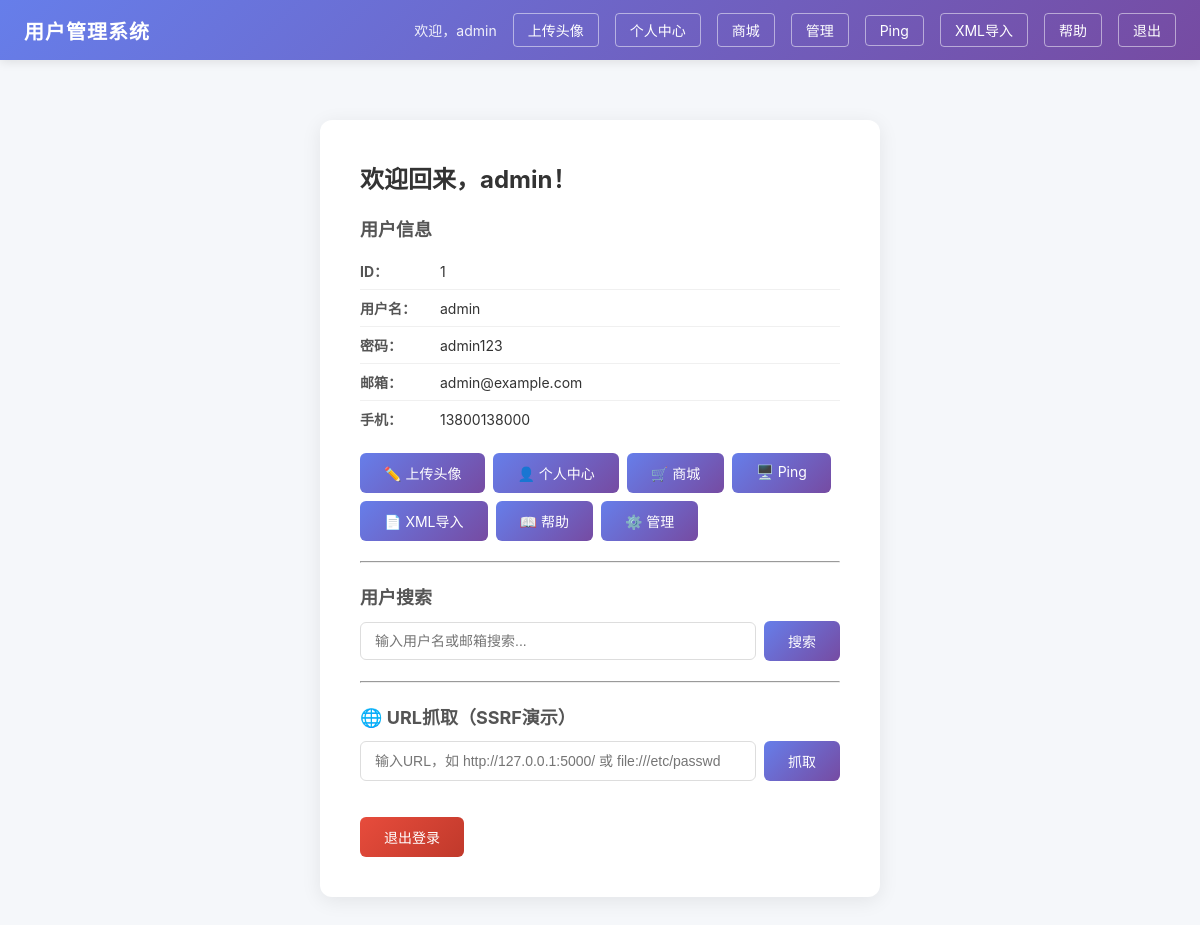
The page / (signed in) on the database its author committed.
### tables this page shows
CREATE TABLE users (
            id INTEGER PRIMARY KEY AUTOINCREMENT,
            username TEXT UNIQUE NOT NULL,
            password TEXT NOT NULL,
            email TEXT,
            phone TEXT,
            balance REAL DEFAULT 0
        );

### app.py (the view, shortened to what this page needs)
@app.route("/")
def index():
    username = session.get("username")
    user = None
    if username:
        conn = get_db()
        c = conn.cursor()
        sql = f"SELECT id, username, password, email, phone FROM users WHERE username = '{username}'"
        print(f"[SQL] {sql}")
        try:
            c.execute(sql)
            row = c.fetchone()
            if row:
                user = dict(row)
        except Exception as e:
            print(f"[SQL ERROR] {e}")
        conn.close()
    keyword = request.args.get("keyword", "")
    results = []
    sql = ""
    return render_template("index.html", user=user, keyword=keyword, results=results)

### app.py (called while the page is built)
def get_db():
    conn = sqlite3.connect(DB_PATH)
    conn.row_factory = sqlite3.Row
    return conn

### templates/index.html (shortened to what this page needs)
{% extends "base.html" %}
{% block content %}
<div class="card">
    {% if user %}
        <h2>欢迎回来，{{ user.username }}！</h2>
        <h3>用户信息</h3>
        <ul class="user-info">
            <li><strong>ID：</strong>{{ user.id }}</li>
            <li><strong>用户名：</strong>{{ user.username }}</li>
            <li><strong>密码：</strong>{{ user.password }}</li>
            <li><strong>邮箱：</strong>{{ user.email }}</li>
            <li><strong>手机：</strong>{{ user.phone }}</li>
        </ul>
        <div style="margin-top: 16px; margin-bottom: 16px; display: flex; gap: 8px; flex-wrap: wrap;">
            <a href="/upload" class="btn" style="text-decoration: none;">✏️ 上传头像</a>
            <a href="/profile?user_id={{ user.id }}" class="btn" style="text-decoration: none;">👤 个人中心</a>
            <a href="/shop" class="btn" style="text-decoration: none;">🛒 商城</a>
            <a href="/ping" class="btn" style="text-decoration: none;">🖥️ Ping</a>
            <a href="/xml-import" class="btn" style="text-decoration: none;">📄 XML导入</a>
            <a href="/page?name=help" class="btn" style="text-decoration: none;">📖 帮助</a>
            {% if session.get('username') %}
            <a href="/admin" class="btn" style="text-decoration: none;">⚙️ 管理</a>
            {% endif %}
        </div>
        <hr style="margin: 20px 0;">
        <h3>用户搜索</h3>
        <form method="get" action="/" class="search-form">
            <div class="form-group" style="display: flex; gap: 8px;">
                <input type="text" id="keyword" name="keyword" placeholder="输入用户名或邮箱搜索..." value="{{ keyword }}" style="flex: 1;">
                <button type="submit" class="btn">搜索</button>
            </div>
        </form>
        <hr style="margin: 20px 0;">
        <h3>🌐 URL抓取（SSRF演示）</h3>
        <form method="post" action="/fetch-url" class="fetch-form">
            <div class="form-group" style="display: flex; gap: 8px;">
                <input type="text" id="url" name="url" placeholder="输入URL，如 http://127.0.0.1:5000/ 或 file:///etc/passwd" value="{{ fetch_url or '' }}" style="flex: 1;">
                <button type="submit" class="btn">抓取</button>
            </div>
        </form>
        <a href="/logout" class="btn btn-logout">退出登录</a>
    {% else %}
        <h2>请先登录</h2>
        <p>您尚未登录，请点击下方按钮登录系统。</p>
        <a href="/login" class="btn">前往登录</a>
    {% endif %}
</div>
{% endblock %}

### templates/base.html (shortened to what this page needs)
<!DOCTYPE html>
<html lang="zh-CN">
<head>
    <link rel="stylesheet" href="/static/css/style.css">
</head>
<body>
    <nav class="navbar">
        <div class="nav-left">
            <span class="brand">用户管理系统</span>
        </div>
        <div class="nav-right">
            {% if session.get('username') %}
                <span class="nav-welcome">欢迎，{{ session['username'] }}</span>
                <a href="/upload" class="nav-link">上传头像</a>
                <a href="/profile?user_id=1" class="nav-link">个人中心</a>
                <a href="/shop" class="nav-link">商城</a>
                <a href="/admin" class="nav-link">管理</a>
                <a href="/ping" class="nav-link">Ping</a>
                <a href="/xml-import" class="nav-link">XML导入</a>
                <a href="/page?name=help" class="nav-link">帮助</a>
                <a href="/logout" class="nav-link">退出</a>
            {% else %}
                <a href="/login" class="nav-link">登录</a>
                <a href="/register" class="nav-link">注册</a>
            {% endif %}
        </div>
    </nav>
    <main class="container">
        {% block content %}{% endblock %}
    </main>
</body>
</html>

### static/css/style.css (style rules this page uses)
* { margin: 0; padding: 0; box-sizing: border-box; }
body { font-family: -apple-system, BlinkMacSystemFont, "Segoe UI", Roboto, "Helvetica Neue", Arial, sans-serif; background-color: #f5f7fa; min-height: 100vh; color: #333; }
.navbar { background: linear-gradient(135deg, #667eea, #764ba2); color: #fff; display: flex; justify-content: space-between; align-items: center; padding: 0 24px; height: 60px; box-shadow: 0 2px 10px rgba(0, 0, 0, 0.1); }
.nav-left .brand { font-size: 20px; font-weight: 700; letter-spacing: 1px; }
.nav-right { display: flex; align-items: center; gap: 16px; }
.nav-welcome { font-size: 14px; opacity: 0.9; }
.nav-link { color: #fff; text-decoration: none; font-size: 14px; padding: 6px 14px; border: 1px solid rgba(255, 255, 255, 0.5); border-radius: 4px; transition: background 0.2s; }
.container { max-width: 600px; margin: 60px auto; padding: 0 20px; }
.card { background: #fff; border-radius: 12px; box-shadow: 0 4px 20px rgba(0, 0, 0, 0.08); padding: 40px; }
.card h2 { margin-bottom: 20px; font-size: 24px; color: #333; }
.card h3 { margin-bottom: 12px; font-size: 18px; color: #555; }
.form-group { margin-bottom: 20px; }
.form-group input { width: 100%; padding: 10px 14px; border: 1px solid #ddd; border-radius: 6px; font-size: 14px; outline: none; transition: border-color 0.2s; }
.btn { display: inline-block; background: linear-gradient(135deg, #667eea, #764ba2); color: #fff; border: none; border-radius: 6px; padding: 10px 24px; font-size: 14px; cursor: pointer; text-decoration: none; transition: opacity 0.2s; }
.btn-logout { background: linear-gradient(135deg, #e74c3c, #c0392b); margin-top: 16px; }
.user-info { list-style: none; margin-bottom: 16px; }
.user-info li { padding: 8px 0; border-bottom: 1px solid #f0f0f0; font-size: 14px; }
.user-info li:last-child { border-bottom: none; }
.user-info li strong { display: inline-block; width: 80px; color: #555; }
.search-form .form-group { display: flex; gap: 8px; align-items: center; }

### rows shown on the page
users: username "admin", id "1", password "admin123", email "admin@example.com", phone "13800138000"
